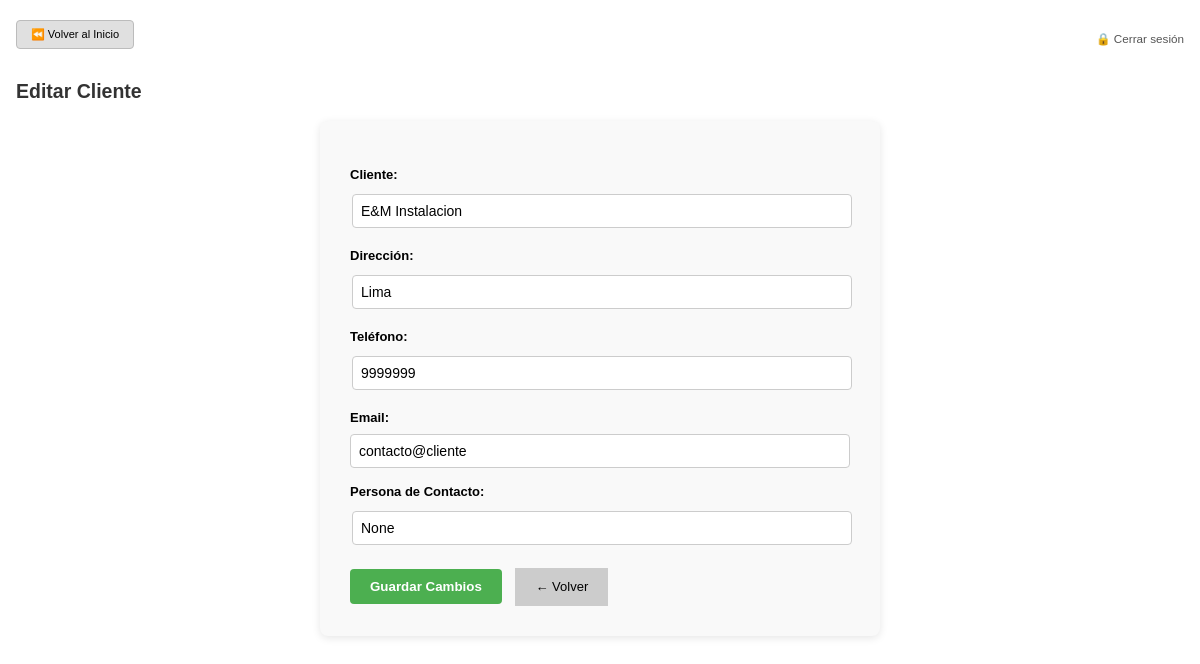
Page /clientes/editar/36 (signed in) on the earlier database version.
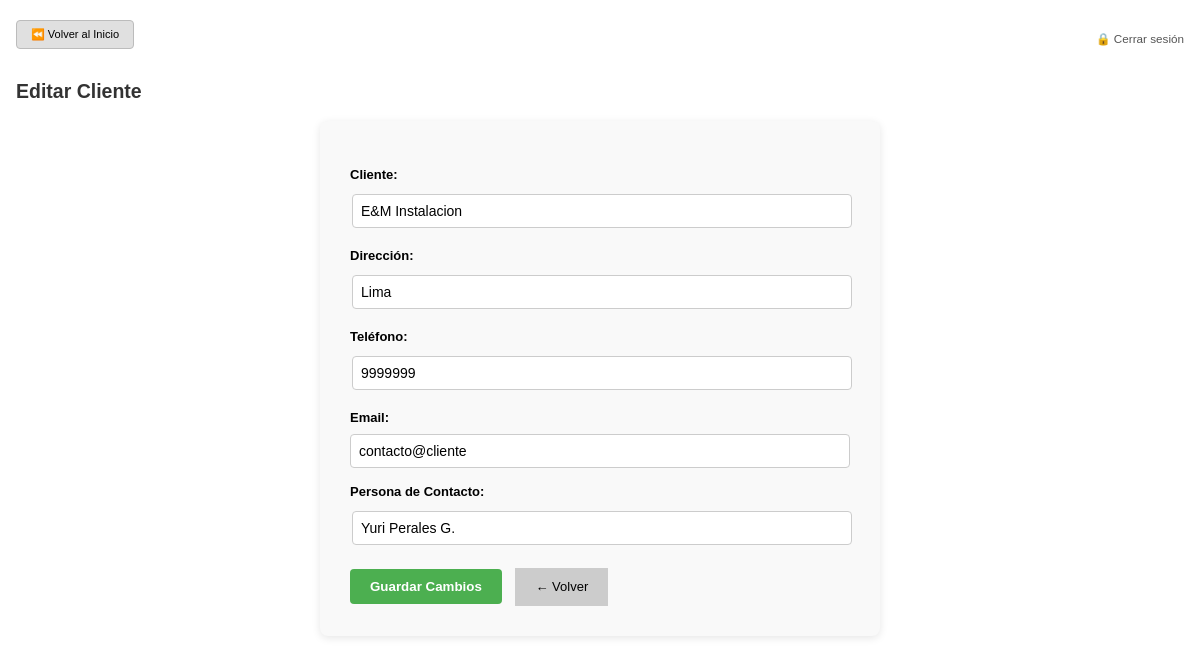
Same page on the later database version.
### tables this page shows
CREATE TABLE clientes (
    id INTEGER PRIMARY KEY AUTOINCREMENT,
    nombre TEXT NOT NULL UNIQUE,
    direccion TEXT,
    telefono TEXT,
    email TEXT,
    contacto_principal TEXT,
    notas TEXT
);

### app.py (the view, shortened to what this page needs)
@app.route("/clientes/editar/<int:id>", methods=["GET", "POST"])
def editar_cliente(id):
    conn = get_db_connection()
    cursor = conn.cursor()
    cursor.execute("SELECT * FROM clientes WHERE id = ?", (id,))
    cliente = cursor.fetchone()
    conn.close()
    return render_template("editar_cliente.html", cliente=cliente)

### app.py (called while the page is built)
@app.before_request
def verificar_acceso():
    rutas_publicas = ["/login", "/static", "/favicon.ico"]
    if not session.get("usuario_id"):
        if not any(request.path.startswith(r) for r in rutas_publicas):
            return redirect(url_for('login'))

### utils/db_connection.py (called while the page is built)
def get_db_connection():
    base_dir = os.path.dirname(os.path.abspath(__file__))
    db_path = os.path.join(base_dir, '..', 'database', 'crm_database.db')
    conn = sqlite3.connect(db_path)
    conn.row_factory = sqlite3.Row  # ✅ Esto permite acceder a las columnas por nombre
    conn.execute("PRAGMA foreign_keys = ON")  # ✅ Activar claves foráneas
    return conn

### templates/editar_cliente.html (shortened to what this page needs)
{% extends "base.html" %}
{% block content %}
<h2>Editar Cliente</h2>
<div class="form-container">
  <form method="POST">
    <label>Cliente:</label>
    <input type="text" name="nombre" value="{{ cliente['nombre'] }}" required>
    <label>Dirección:</label>
    <input type="text" name="direccion" value="{{ cliente['direccion'] }}">
    <label>Teléfono:</label>
    <input type="text" name="telefono" value="{{ cliente['telefono'] }}">
    <label>Email:</label>
    <input type="email" name="email" value="{{ cliente['email'] }}">
    <label>Persona de Contacto:</label>
    <input type="text" name="contacto" value="{{ cliente['contacto_principal'] }}">
    <button type="submit" class="button">Guardar Cambios</button>
    <a href="{{ url_for('admin_clientes') }}" class="button-secondary">← Volver</a>
  </form>
</div>
{% endblock %}

Differences in the rows shown:
changed clientes "E&M Instalacion": contacto (not shown) → "Yuri Perales G."
Other differences:
form field contacto: "None" → (not shown)
